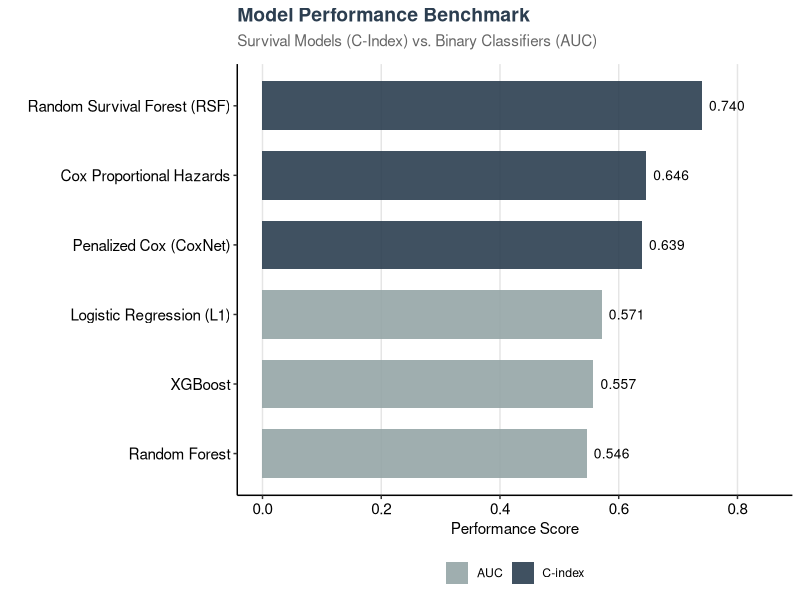

Generate this figure with R:
# Purpose: Comparing model performance and summarizing key findings with professional visuals

# Load libraries
library(ggplot2)
library(dplyr)
library(tibble)
library(here)
library(readr)

# --- Step 1: Define model performance results ---
model_results <- tribble(
  ~Model,                        ~Metric,  ~Value,
  "Cox Proportional Hazards",    "C-index", 0.646,
  "Random Forest",               "AUC",     0.546,
  "Logistic Regression (L1)",    "AUC",     0.571,
  "XGBoost",                     "AUC",     0.557,
  "Random Survival Forest (RSF)","C-index", 0.740,
  "Penalized Cox (CoxNet)",      "C-index", 0.639
)

# --- Step 2: Save summary as CSV ---
write.csv(model_results, here("outputs", "tables", "final_model_performance_summary.csv"), row.names = FALSE)

# --- Step 3: Plot comparison (Remastered) ---
# Create a factor to order bars by value
model_results$Model <- reorder(model_results$Model, model_results$Value)

p_compare <- ggplot(model_results, aes(x = Model, y = Value, fill = Metric)) +
  geom_col(width = 0.7, alpha = 0.9) +
  geom_text(aes(label = sprintf("%.3f", Value)), hjust = -0.2, size = 3.5) +
  scale_fill_manual(values = c("AUC" = "#95a5a6", "C-index" = "#2c3e50")) + # Grey for Binary, Dark Blue for Survival
  ylim(0, 0.85) + # Add headroom for labels
  coord_flip() +
  labs(title = "Model Performance Benchmark", 
       subtitle = "Survival Models (C-Index) vs. Binary Classifiers (AUC)",
       x = "", y = "Performance Score") +
  theme_classic() +
  theme(
    plot.title = element_text(face = "bold", size = 14, hjust = 0, color = "#2c3e50"),
    plot.subtitle = element_text(size = 11, color = "grey40", hjust = 0, margin = ggplot2::margin(b = 10)),
    axis.text = element_text(size = 11, color = "black"),
    legend.position = "bottom",
    legend.title = element_blank(),
    panel.grid.major.x = element_line(color = "grey90", linewidth = 0.5)
  )

# Save high-res plot
ggsave(here("outputs", "plots", "final_model_comparison_plot.png"), p_compare, width = 8, height = 6, dpi = 300)

# --- Step 4: Save textual summary ---
sink(here("outputs", "tables", "final_model_summary.txt"))
cat("MODEL COMPARISON SUMMARY\n")
cat("----------------------------\n")
cat("Cox Proportional Hazards: Concordance = 0.646\n")
cat("Random Forest (classification): AUC = 0.546\n")
cat("Logistic Regression (L1-regularized): AUC = 0.571\n")
cat("XGBoost: AUC = 0.557\n")
cat("Random Survival Forest (RSF): Concordance = 0.740\n")
cat("Penalized Cox (CoxNet): Concordance = 0.639\n\n")

cat("INTERPRETATION:\n")
cat("1. Binary classifiers (AUC ~0.55) performed poorly, likely due to class imbalance and loss of time-to-event information.\n")
cat("2. Random Survival Forests (C-index = 0.74) significantly outperformed all other models.\n")
cat("3. This confirms that modeling censorship is critical for accurate HNSCC prognosis.\n")
sink()

# --- Step 5: Export subgroup survival table ---
# Ensure the file exists before reading
if(file.exists(here("outputs", "tables", "coxnet_subgroup_medians.csv"))) {
  subgroup_table <- read_csv(here("outputs", "tables", "coxnet_subgroup_medians.csv"), show_col_types = FALSE)
  write.csv(subgroup_table, here("outputs", "tables", "final_subgroup_survival_table.csv"), row.names = FALSE)
}